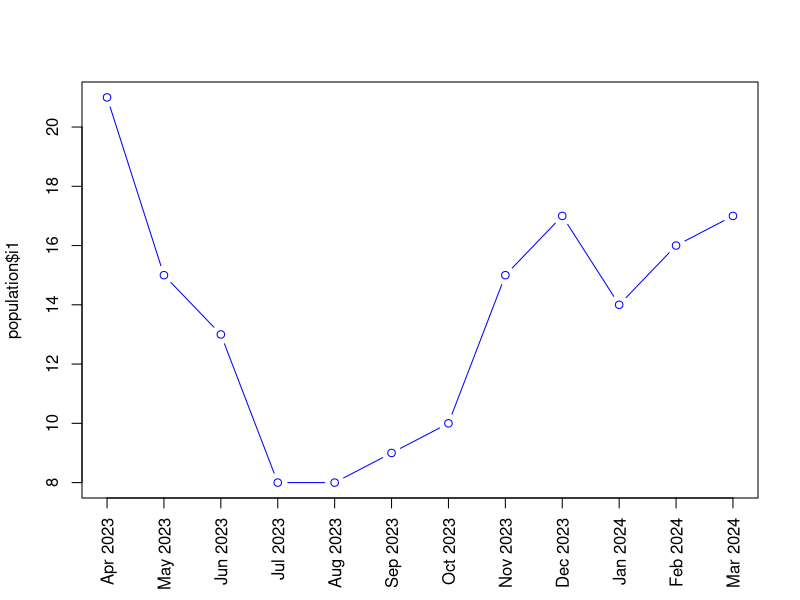
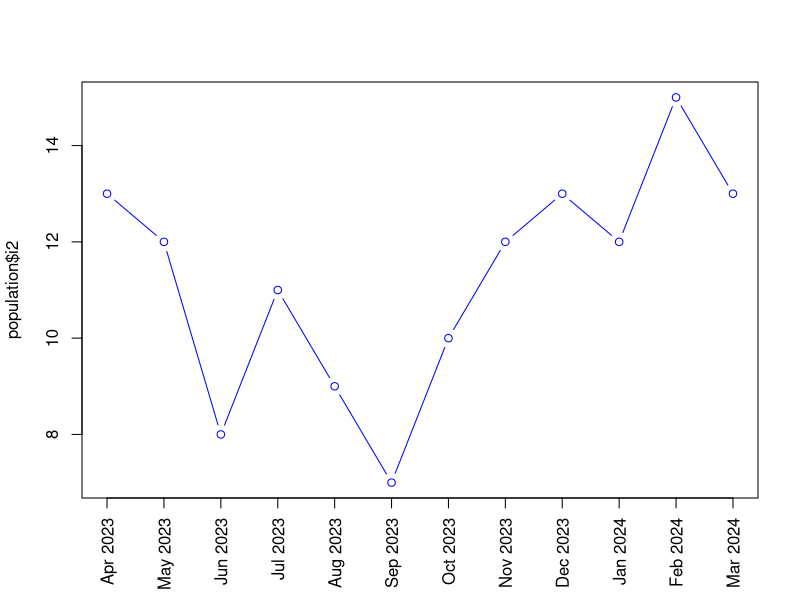
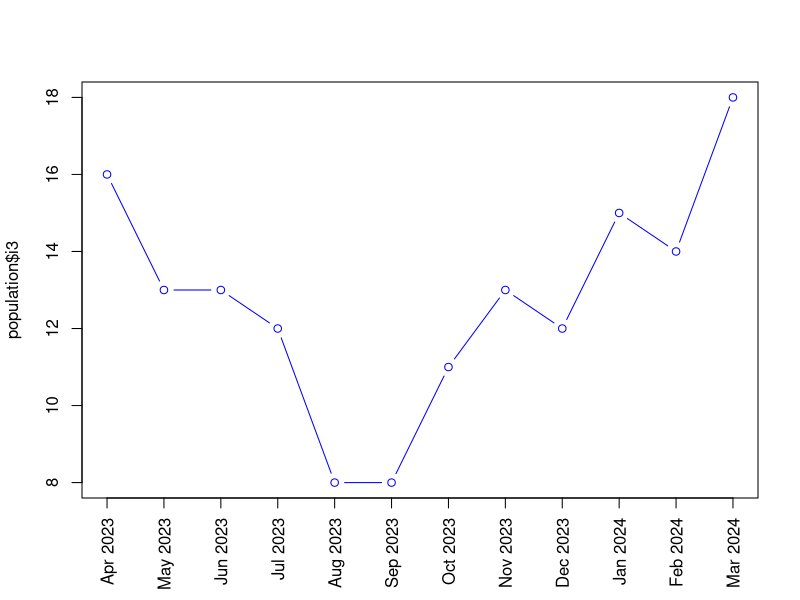
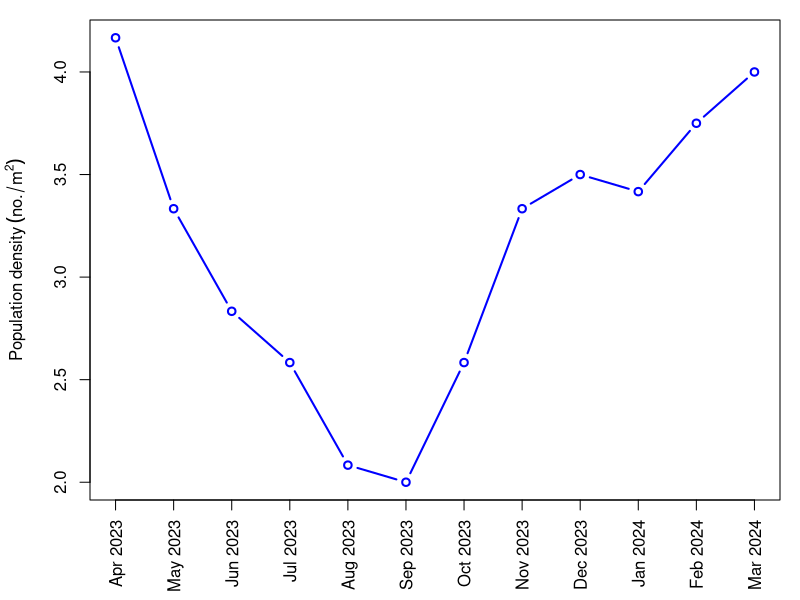

Reproduce these figures in R, in order. (Note: this script raises an error after producing the figures.)
## ---- chunk 1
knitr::opts_chunk$set(echo = TRUE)
## ---- chunk 2
population=read.csv("data/population.csv")
str(population)
## ---- chunk 3

# Calculate mean
a=4
mean= (population$i1+ population$i2+ population$i3)/(3*a)
tiff("docs/Fig_1.tiff", height=3, width=5, units='in', res=600)
par(mar=c(5, 4.5, 1, 1))
plot(mean,
     type='b', col='blue',
     xlab='', ylab=expression(Population~density~(no./m^2)), xlim=c(1,12), xaxt='n', lwd=2)

# legend('top', legend=c('Mean'), col=c('blue'), lwd=c(3), lty=1)

axis(1, at=seq(1,12), population$Month, las=2, cex.axis = 1)
# title('Monthly variation in population density of L. marginalis')
dev.off()
## ---- chunk 4
plot(population$i1,
     type='b', col='blue',
     xlab='', xlim=c(1,12), xaxt='n')
axis(1, at=seq(1,12), population$Month, las=2)
## ---- chunk 5
plot(population$i2,
     type='b', col='blue',
     xlab='', xlim=c(1,12), xaxt='n')
axis(1, at=seq(1,12), population$Month, las=2)

## ---- chunk 6
plot(population$i3,
     type='b', col='blue',
     xlab='', xlim=c(1,12), xaxt='n')
axis(1, at=seq(1,12), population$Month, las=2)

## ---- chunk 7
wilcox.test(population$i1, population$i2)
## ---- chunk 8
wilcox.test(population$i2, population$i3)
## ---- chunk 9
wilcox.test(population$i3, population$i1)
## ---- chunk 10
water=read.csv("data/water-quality.csv")
for (w in c('Depth','Temperature','pH')) {
  arr=water[[w]]
  cat(sprintf('%15s - mean: %f, sd: %f min: %f, max: %f\n', w, mean(arr), sd(arr),
              min(arr), max(arr)))
}
## ---- chunk 11
library(ggplot2)

# Month needs to be factorized to facilitate plotting and preserve order
Month1=factor(water$Month, levels=water$Month)
df= data.frame(Month=Month1, Depth=water$Depth,
               Temperature=water$Temperature, pH=water$pH, mean=mean)


scale=6

ggplot(data = df, aes(x = Month, group = 1)) +
  geom_line(aes(y = mean, color = "black"), linewidth = 1.3) +
  geom_point(aes(y = mean, color = "black"), shape=1, size=3) +
  
  geom_line(aes(y = Temperature / scale, color = "blue"), linewidth = 1.3) +
  geom_point(aes(y = Temperature / scale, color = "blue"), shape=1, size=3) +

  scale_y_continuous(name = "Population / m^2",
                     sec.axis = sec_axis(transform = ~ . * scale, name = "Temperature °C")) +
  scale_color_manual('', labels= c('Population / m^2','Temperature °C'),
                     values = c("black", "blue")) +
  theme_bw() +
  theme(legend.position = "top", axis.text.x= element_text(size=11, angle = 90, vjust = 0.5),
        axis.text.y.right= element_text(size=11, color='blue'),
        axis.title.y.right = element_text(color='blue'))


## ---- chunk 12
scale=1
ggplot(data = df, aes(x = Month, group = 1)) +
  geom_line(aes(y = mean, color = "black"), linewidth = 1.3) +
  geom_point(aes(y = mean, color = "black"), shape=1, size=3) +
  
  geom_line(aes(y = Depth / scale, color = "blue"), linewidth = 1.3) +
  geom_point(aes(y = Depth / scale, color = "blue"), shape=1, size=3) +

  scale_y_continuous(name = "Population / m^2",
                     sec.axis = sec_axis(transform = ~ . * scale, name = "Depth")) +
  scale_color_manual('', labels= c('Population / m^2','Depth'),
                     values = c("black", "blue")) +
  theme_bw() +
  theme(legend.position = "top", axis.text.x= element_text(size=11, angle = 90, vjust = 0.5),
        axis.text.y.right= element_text(size=11, color='blue'),
        axis.title.y.right = element_text(color='blue'))

## ---- chunk 13
scale=2
ggplot(data = df, aes(x = Month, group = 1)) +
  geom_line(aes(y = mean, color = "black"), linewidth = 1.3) +
  geom_point(aes(y = mean, color = "black"), shape=1, size=3) +
  
  geom_line(aes(y = pH / scale, color = "blue"), linewidth = 1.3) +
  geom_point(aes(y = pH / scale, color = "blue"), shape=1, size=3) +

  scale_y_continuous(name = "Population / m^2",
                     sec.axis = sec_axis(transform = ~ . * scale, name = "pH")) +
  scale_color_manual('', labels= c('Population / m^2','pH'),
                     values = c("black", "blue")) +
  theme_bw() +
  theme(legend.position = "top", axis.text.x= element_text(size=11, angle = 90, vjust = 0.5),
        axis.text.y.right= element_text(size=11, color='blue'),
        axis.title.y.right = element_text(color='blue'))

## ---- chunk 14
water=read.csv("data/water-quality.csv")
str(water)

plot(water$Depth, mean,
     type='p', col='blue',
     xlab='Depth (m)', ylab='Population / m^2')

plot(water$Temperature, mean,
     type='p', col='blue',
     xlab='Temperature °C', ylab='Population / m^2')

plot(water$pH, mean,
     type='p', col='blue',
     xlab='pH', ylab='Population / m^2')
## ---- chunk 15
for (i in colnames(df)[2:4]) {
  print(i)
  print(cor.test(df[[i]], mean, method='spearman'))
  cat(sprintf('\n'))
}
## ---- chunk 16
library("ggpubr")
ggscatter(df, x = "Depth", y = "mean",
          add = "reg.line", conf.int = TRUE,
          # xlab = "Depth (m)", ylab = "Population / m^2",
          xlab = "Depth (m)",
          title = 'A') +
  labs(y=expression(Population~density~(no./m^2))) +
  stat_cor(cor.coef.name = 'rho', label.x=1.5, label.y=3.5, method='spearman',
           size=5, p.accuracy=0.001)
## ---- chunk 17
library("ggpubr")
ggscatter(df, x = "Temperature", y = "mean",
          add = "reg.line", conf.int = TRUE,
          xlab = "Temperature (°C)", ylab = "Population / m^2",
          title = 'B') +
  stat_cor(cor.coef.name = 'rho', label.x=20, label.y=4.3, method='spearman',
           size=5, p.accuracy=0.001)
## ---- chunk 18
library("ggpubr")
ggscatter(df, x = "pH", y = "mean",
          add = "reg.line", conf.int = TRUE,
          xlab = "pH", ylab = "Population / m^2",
          title = 'C') +
  stat_cor(cor.coef.name = 'rho', label.x=6.9, label.y=4.3, method='spearman',
           size=5, p.accuracy=0.001)
